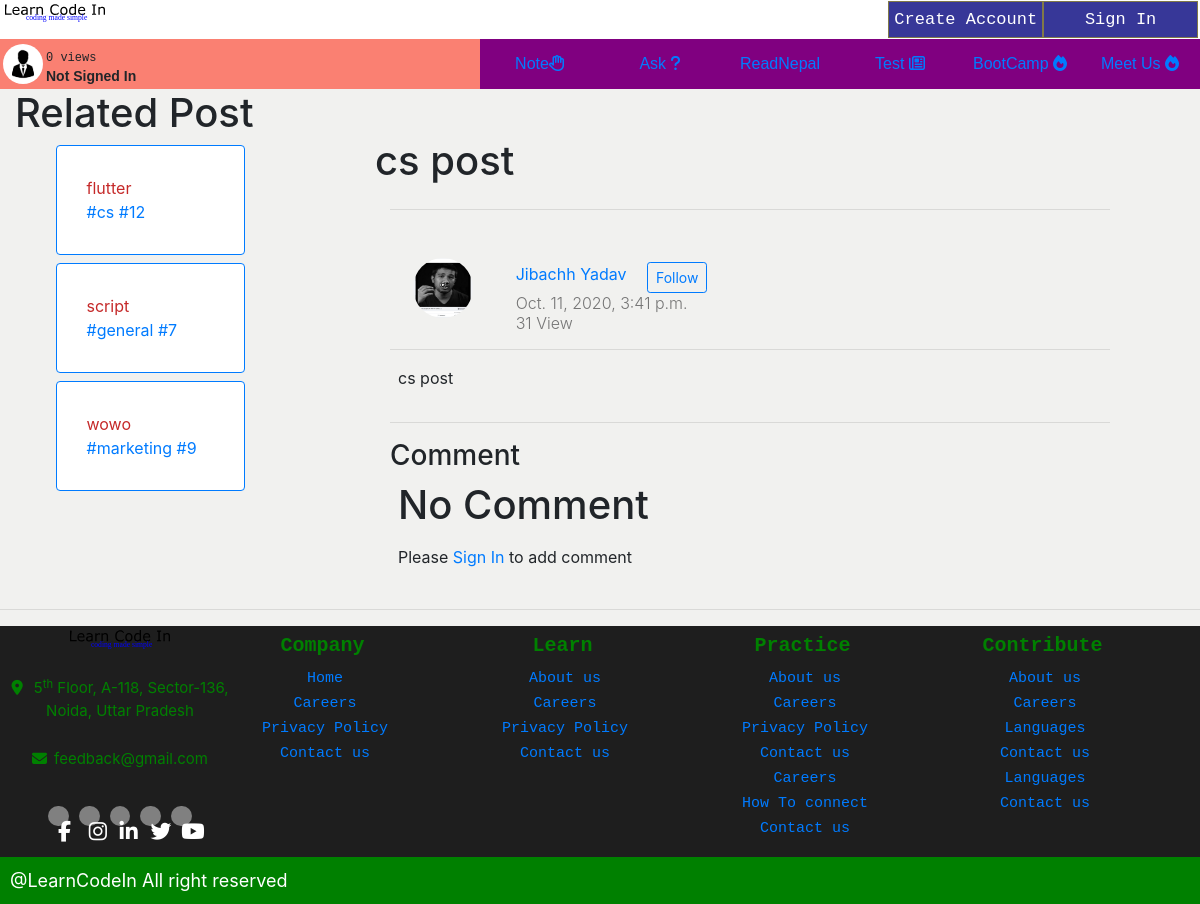
The page /note/29-cs-post/ on the database its author committed.
### note/models.py (models this page shows, shortened)
class Note(models.Model):
    STATUS_CHOICES = (
        ('draft', 'Draft'),
        ('published', 'Published'),
    )
    grade_choices = (
        ('1-5', 'One to Five'),
        ('6', 'Six'),
        ('7', 'Seven'),
        ('8', 'Eight'),
        ('9', 'Nine'),
        ('10', 'Ten'),
        ('11', 'Eleven'),
        ('12', 'Twelve'),
        ('Bachelor', 'Bachelor'),
        ('General', 'General'),
    )
    subject_choices = (
        ('physic', 'Physic'),
        ('chemistry', 'Chemistry'),
        ('botany', 'Botany'),
        ('zoology', 'Zoology'),
        ('math', 'Math'),
        ('english', 'English'),
        ('nepali', 'Nepali'),
        ('science', 'science'),
        ('social', 'Social'),
        ('eph', 'Environement,Population and Health'),
        ('Opt', 'Optional Math'),
        ('cs', 'Computer Science'),
        ('account', 'Account'),
        ('business', 'Business'),
        ('marketing', 'Marketing'),
        ('general', 'General'),
    )
    title = models.CharField(max_length=250)
    slug = models.SlugField(max_length=400)
    author = models.ForeignKey(User, on_delete=models.CASCADE, related_name='notes')
    content = models.TextField(blank=False)
    publish = models.DateTimeField(default=timezone.now)
    created= models.DateTimeField(auto_now_add=True)
    status = models.CharField(max_length=10, choices=STATUS_CHOICES, default='published')
    grade = models.CharField(max_length=20, choices=grade_choices)
    subject = models.CharField(max_length=25, choices=subject_choices)
    views = models.PositiveIntegerField(blank=False, default=0)
    likes = models.ManyToManyField(User, related_name='likedpost', blank=True)
    class Meta:
        ordering = ('-publish',)
    objects = models.Manager()
    published = PublishedManager()
    def save(self, *args, **kwargs):
        self.slug = slugify(self.title)
        super(Note, self).save(*args, **kwargs)
    def increaseView(self):
        self.views+=1

### users/models.py (models this page shows, shortened)
class User(AbstractUser):
    grade_choices = (
        ('One to Five', 'One to Five'),
        ('Six', 'Six'),
        ('Seven', 'Seven'),
        ('Eight', 'Eight'),
        ('Nine', 'Nine'),
        ('Ten', 'Ten'),
        ('Eleven', 'Eleven'),
        ('Twelve', 'Twelve'),
        ('HA', 'Health Assitant'),
        ('Staff Nurse', 'Staff Nurse'),
        ('Diploma in Agriculture', 'Diploma in Agriculture'),
        ('Diploma in Engineering', 'Diploma in Engineering'),
        ('Bachelor in CSIT', 'Bachelor in CSIT'),
        ('BSC Nursing', 'BSC Nursing'),
        ('Bachelor in Education', 'Bachelor in Education'),
        ('Bachelor in Engineering', 'Bachelor in Engineering'),
        ('BBS', 'BBS'),
        ('BBA', 'BBA'),
        ('MBBS', 'MBBS'),
        ('General', 'General'),
    )
    faculty = (
        ('Science', 'Science'),
        ('Commerce', 'Commerce'),
        ('Art', 'Art'),
        ('Medicine', 'Medicine'),
        ('Engineering', 'Engineering'),
        ('Computer Science', 'Computer Science'),
    )
    first_name = models.CharField(
        blank=False,
        max_length=100)
    last_name = models.CharField(
        blank=False,
        max_length=100)
    email = models.EmailField(unique=True,
                              blank=False,
                              max_length=255)
    username = models.CharField(max_length=30,
                                unique=False)
    hobby = models.CharField(max_length=200,
                             blank=True)
    favorite_quotes = models.CharField(max_length=200,
                                       blank=True)
    photo = models.ImageField(upload_to='profile',
                              default='../static/images/Flag_of_Nepal.png'
                              )
    grade = models.CharField(
        max_length=200,
        choices=grade_choices,
        blank=True
    )
    schoolType = models.CharField(max_length=200, choices=faculty, blank=True)
    schoolName = models.CharField(max_length=100,
                                  blank=True)
    address = models.CharField(max_length=200,
                               blank=True)
    REQUIRED_FIELDS = ['first_name', 'last_name', 'username']
    USERNAME_FIELD = 'email'
    def fullname(self):
        return f'{self.first_name.capitalize()} {self.last_name.capitalize()}'

### note/views.py (the view)
# urls.py: path('<int:pk>-<slug:slug>/',views.notedetail, name='notedetail'),
def notedetail(request, pk, slug):
    try:
        note = Note.published.get(id=pk, slug=slug)
    except Note.DoesNotExist:
        return HttpResponse("Such Note Doesnot exist")
    comments = note.comments.all()
    note.increaseView()
    note.save()
    relatedPost = []
    excludePost = []
    excludePost.append(note.id)
    sameUserNote = Note.published.filter(
        author=note.author).exclude(id__in=excludePost)
    if len(sameUserNote) >= 1:
        relatedPost.append(sameUserNote[0])
        excludePost.append(sameUserNote[0].id)
    else:
        relatedPost.append(Note.published.all().exclude(
            id__in=excludePost).order_by('-views')[0])
        excludePost.append(Note.published.all().exclude(
            id__in=excludePost).order_by('-views')[0].id)
    sameSubjectNote = Note.published.filter(
        subject=note.subject).exclude(id__in=excludePost)
    if len(sameSubjectNote) >= 1:
        relatedPost.append(sameSubjectNote[0])
        excludePost.append(sameSubjectNote[0].id)
    else:
        relatedPost.append(Note.published.all().exclude(
            id__in=excludePost).order_by('-views')[0])
        excludePost.append(Note.published.all().exclude(
            id__in=excludePost).order_by('-views')[0].id)
    mostViewedPost = Note.published.all().order_by(
        '-views').exclude(id__in=excludePost)
    if len(mostViewedPost) >= 1:
        relatedPost.append(mostViewedPost[0])
        excludePost.append(mostViewedPost[0].id)
    else:
        relatedPost.append(Note.published.all().exclude(
            id__in=excludePost).order_by('-views')[0])
        excludePost.append(Note.published.all().exclude(
            id__in=excludePost).order_by('-views')[0].id)
    return render(request, 'note/notedetail.html', {
        'note': note,
        'comments': comments,
        'relatedNotes': relatedPost,
    })

### note/models.py (called while the page is built)
    def get_queryset(self):
        return super(PublishedManager, self).get_queryset().filter(status='published')

### templates/note/notedetail.html (shortened to what this page needs)
{% extends 'base.html' %}
{% block body %}
<div class="container-fluid" style="background-color:;">
  <div class="row" style="background-color:;">
    <div class="col-12 col-lg-3 order-2 order-lg-0" style="background-color: ;">
      <h1>
        Related Post
      </h1>
      {% for note in relatedNotes %}
      <div class="card border-primary mb-2 mt-2">
        <div class="card-body">
          <a href="{% url 'notedetail' note.pk note.slug %}" style="color: #c52929">
            {{ note.title }}
          </a>
          <br />
          <span style="color: #c52929">
            <a href=""> #{{ note.subject }} </a>
          </span>
          <span style="color: #c52929">
            <a href=""> #{{ note.grade }} </a>
          </span>
        </div>
      </div>
      {% endfor %}
    </div>
    <div class="col">
      <div class="container-fluid mt-5" style="max-width: 750px;">
        <div class="row" style="background-color: ;">
          <h1>
            {{ note.title }}
          </h1>
        </div>
        <hr />
        <div class="row mt-5 ml-2 mr-2" style="background-color: ;">
          <div class="col-12 col-md-7" style="background-color: ;">
            <div class="row">
              <div class="col-3">
                {% if note.author.photo %}
                <img src="{{ note.author.photo.url }}" alt="userName" class="avatar" />
                {% else %}
                hello
                {% endif %}
              </div>
              <div class="col-9">
                <div style="color: #292929; font-size: 16px;">
                  <a href="{% url 'profile' note.author.username note.author.id %}">
                    {{ note.author.fullname }}
                  </a>
                  <button class="ml-3 d-none d-sm-inline mt-1 btn btn-outline-primary btn-sm">
                    Follow
                  </button>
                </div>
                <div style="
                  font-size: 16px;
                  color: #757575;
                  line-height: 20px;
                  font-style: normal;
                  font-weight: 300;
                ">
                  {{ note.created }}
                </div>
                <div style="
                  font-size: 16px;
                  color: #757575;
                  line-height: 20px;
                  font-style: normal;
                  font-weight: 300;
                ">
                  {{ note.views }} View
                </div>
              </div>
            </div>
          </div>
          <div class="col mt-3 offset-md-0" style="background-color: ;">
          </div>
        </div>
        <hr />
        <div class="row ml-2 mt-3 mr-2" style="text-overflow: wrap">
          {{ note.content|safe }}
        </div>
        <hr />
        <h3>Comment</h3>
        {% for comment in comments %}
        <div class="row m-2">
          <div class="col-1" style="background-color: ;">
            <img src="{{ comment.comment_by.photo.url }}" alt="{{ comment.comment_by.fullname }}"
              class="commentAvatar" />
          </div>
          <div class="col ml-4">
            <div>
              <a href="{% url 'profile' comment.comment_by.username comment.comment_by.id %}">
                {{ comment.comment_by.fullname }}
              </a>
            </div>
            <div style="background-color: gray;" class="p-1">
              {{ comment.comment }}
            </div>
            <div class="mt-1">
              <!-- <button class="btn btn-sm btn-outline-info">Upvote</button>
                      <button class="btn btn-sm btn-outline-warning">Downnote</button> -->
              {% if comment.comment_by == request.user %}
              <form action="{% url 'deletecomment' comment.pk %}" method="post" class="d-inline">
                {% csrf_token %}
                <input class="btn btn-sm btn-outline-danger"
                  onclick="return confirm('Are you sure you want to delete the comment?')" type="submit" value="Delete">
              </form>
              {% endif %}
            </div>
          </div>
        </div>
        {% empty %}
        <div class="row m-2">
          <h1>
            No Comment
          </h1>
        </div>
        {% endfor %}
        {% if user.is_authenticated %}
        <div class="row m-2">
          <div class="col-1">
            <img src="{{ request.user.photo.url }}" alt="{{ request.user.fullname }}" class="commentAvatar" />
          </div>
          <div class="col ml-4">
            <form action="{% url 'newcomment' note.id %}" method="post" id="addcommentform">
              {% csrf_token %}
              <div class="form-group">
                <textarea class="form-control" name='newcomment' id="newcommenttextArea" rows="3"
                  placeholder="Comment ..."></textarea>
              </div>
              <button class="btn btn-sm" type="submit">Add Comment</button>
            </form>
          </div>
        </div>
        {% else %}
        <div class="row m-2">
          <p>
            Please <a href="{% url 'login' %}">Sign In</a> to add comment
          </p>
        </div>
      </div>
      {% endif %}
    </div>
  </div>
</div>
{% endblock body %}

### static/css/base.css (style rules this page uses)
* { padding: 0; margin: 0; }
:root { --main-background-color: rgb(241, 241, 239); --main-font:sans-serif; --navigation-font:sans-serif; --question-font:Impact; --answer-font:monospace; --sub-background-color:rgb(113, 134, 17); }
body { overflow-x: hidden; background-color: var(--main-background-color); z-index:10; }
@media only screen and (min-width:857px) { .card { width: 70%; margin: 0px auto; padding: 10px; } }
.avatar { vertical-align: middle; width: 60px; height: 60px; border-radius: 50%; }

### rows shown on the page
Note: title "flutter", subject "cs", grade "12"
Note: title "script", subject "general", grade "7"
Note: title "wowo", subject "marketing", grade "9"
Note: title "cs post", author.photo (picture), author.fullname "Jibachh Yadav", created "Oct. 11, 2020, 3:41 p.m.", views "31", content "cs post"
